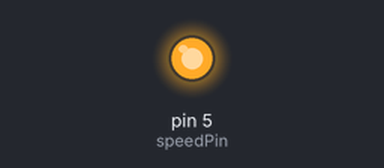
The sketch below on a simulated Arduino Uno, built with avr-gcc and run on an emulated ATmega328P. Parts: output pins drawn as LEDs (lit = HIGH).

Above: at 0.1 s.
Timing chart, 0 to 1.6 s (numbered marks = the images above):
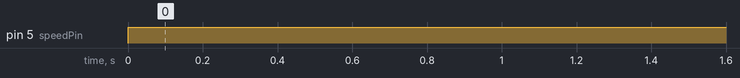

Measured:
- by itself, pin 5 (speedPin): LOW → HIGH at 0.00 s

The sketch:

sketch_dec10b.ino
```cpp
int speedPin = 5;
int dir1 = 4;
int dir2 = 3;
int mSpeed = 255;

void setup() {
  // put your setup code here, to run once:
  int(speedPin, OUTPUT);
  int(dir1, OUTPUT);
  int(dir2, OUTPUT);
  Serial.begin(9600);
}

void loop() {
  // put your main code here, to run repeatedly:
  digitalWrite(dir1, LOW);
  digitalWrite(dir2, HIGH );
  analogWrite(speedPin, mSpeed);

}
```
